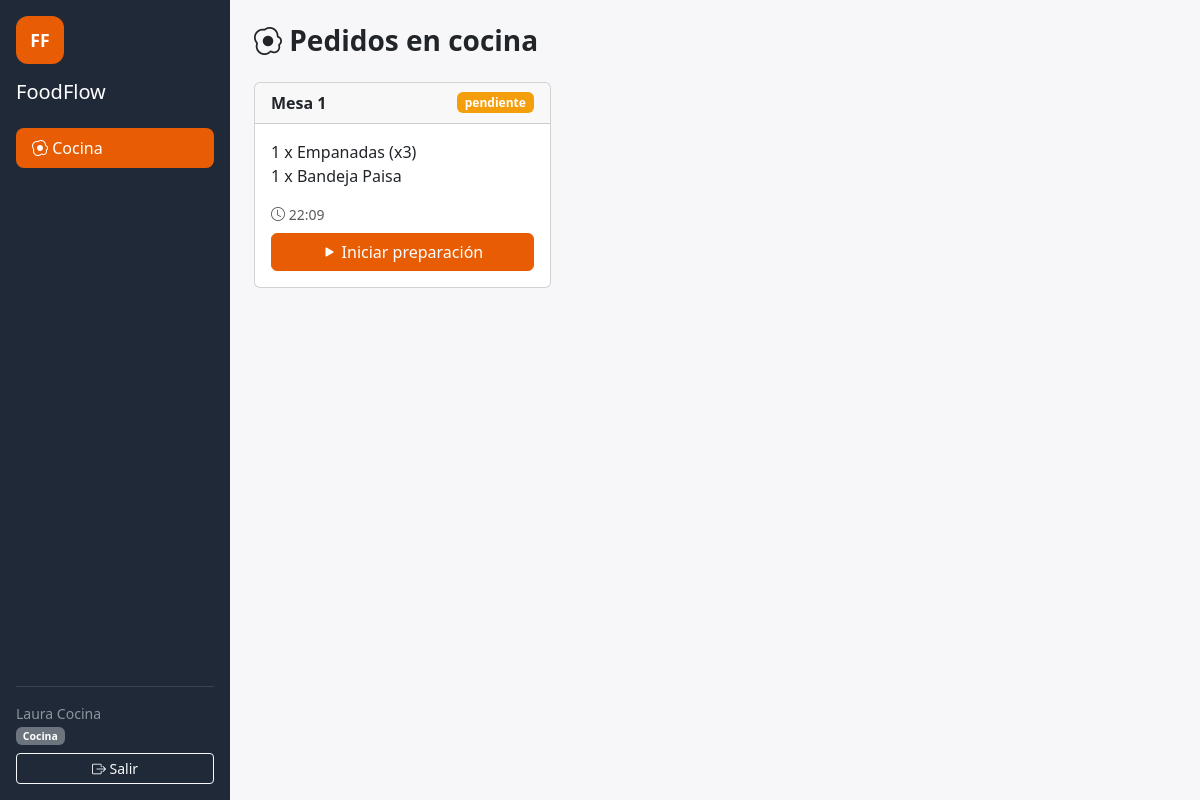
Page /index.php/cocina (signed in) on the committed database.
### tables this page shows
CREATE TABLE `pedidos` (
  `id` int(10) UNSIGNED NOT NULL,
  `mesa_id` int(10) UNSIGNED NOT NULL,
  `mesero_id` int(10) UNSIGNED DEFAULT NULL,
  `cliente_id` int(10) UNSIGNED DEFAULT NULL,
  `estado` enum('pendiente','en_preparacion','listo','entregado','pagado') NOT NULL DEFAULT 'pendiente',
  `total` decimal(10,2) NOT NULL DEFAULT 0.00,
  `creado_en` datetime NOT NULL DEFAULT current_timestamp(),
  `actualizado_en` datetime NOT NULL DEFAULT current_timestamp() ON UPDATE current_timestamp()
);

CREATE TABLE `mesas` (
  `id` int(10) UNSIGNED NOT NULL,
  `numero` int(10) UNSIGNED NOT NULL,
  `capacidad` int(10) UNSIGNED NOT NULL DEFAULT 4,
  `estado` enum('libre','ocupada') NOT NULL DEFAULT 'libre'
);

CREATE TABLE `pedido_detalles` (
  `id` int(10) UNSIGNED NOT NULL,
  `pedido_id` int(10) UNSIGNED NOT NULL,
  `menu_item_id` int(10) UNSIGNED NOT NULL,
  `cantidad` int(10) UNSIGNED NOT NULL DEFAULT 1,
  `precio_unitario` decimal(10,2) NOT NULL,
  `subtotal` decimal(10,2) NOT NULL
);

CREATE TABLE `menu_items` (
  `id` int(10) UNSIGNED NOT NULL,
  `categoria_id` int(10) UNSIGNED NOT NULL,
  `nombre` varchar(100) NOT NULL,
  `descripcion` varchar(255) DEFAULT NULL,
  `precio` decimal(10,2) NOT NULL DEFAULT 0.00,
  `imagen` varchar(255) DEFAULT NULL,
  `disponible` tinyint(1) NOT NULL DEFAULT 1,
  `creado_en` datetime NOT NULL DEFAULT current_timestamp()
);

### application/controllers/Cocina.php (called while the page is built, shortened)
<?php
class Cocina extends MY_Controller
{
    public function __construct()
    {
        $this->load->model('Pedido_model');
    }
    public function index()
    {
        $data['titulo'] = 'Cocina';
        $data['pedidos'] = $this->Pedido_model->para_cocina();
        foreach ($data['pedidos'] as $p) {
            $p->detalles = $this->Pedido_model->obtener_detalles($p->id);
        }
        $this->load->view('templates/header', $data);
        $this->load->view('cocina/index', $data);
        $this->load->view('templates/footer');
    }
}

### index.php (called while the page is built, shortened)
<?php
require_once BASEPATH.'core/CodeIgniter.php';

### application/models/Pedido_model.php (called while the page is built, shortened)
<?php
class Pedido_model extends CI_Model
{
    public function obtener_detalles($pedido_id)
    {
        return $this->db->select('pedido_detalles.*, menu_items.nombre as producto_nombre')
            ->from('pedido_detalles')
            ->join('menu_items', 'menu_items.id = pedido_detalles.menu_item_id')
            ->where('pedido_id', $pedido_id)
            ->get()->result();
    }
    public function para_cocina()
    {
        return $this->db->select('pedidos.*, mesas.numero as mesa_numero')
            ->from('pedidos')
            ->join('mesas', 'mesas.id = pedidos.mesa_id')
            ->where_in('pedidos.estado', array('pendiente', 'en_preparacion', 'listo'))
            ->order_by('pedidos.creado_en', 'ASC')
            ->get()->result();
    }
}

### application/views/cocina/index.php (the view, shortened to what this page needs)
<h3 class="fw-bold mb-4"><i class="bi bi-egg-fried"></i> Pedidos en cocina</h3>
<div class="row g-3">
<?php foreach ($pedidos as $p): ?>
    <div class="col-md-4">
        <div class="card h-100">
            <div class="card-header d-flex justify-content-between align-items-center">
                <strong>Mesa <?= $p->mesa_numero ?></strong>
                <span class="badge badge-estado-<?= $p->estado ?>"><?= str_replace('_', ' ', $p->estado) ?></span>
            </div>
            <div class="card-body">
                <ul class="list-unstyled mb-3">
                    <?php foreach ($p->detalles as $d): ?>
                        <li><?= $d->cantidad ?> x <?= html_escape($d->producto_nombre) ?></li>
                    <?php endforeach; ?>
                </ul>
                <p class="text-muted small mb-2">
                    <i class="bi bi-clock"></i> <?= date('H:i', strtotime($p->creado_en)) ?>
                </p>
                <?php if ($p->estado === 'pendiente'): ?>
                    <a href="<?= site_url('cocina/avanzar_estado/' . $p->id) ?>" class="btn btn-primary w-100">
                        <i class="bi bi-play-fill"></i> Iniciar preparación
                    </a>
                <?php elseif ($p->estado === 'en_preparacion'): ?>
                    <a href="<?= site_url('cocina/avanzar_estado/' . $p->id) ?>" class="btn btn-success w-100">
                        <i class="bi bi-check2"></i> Marcar como listo
                    </a>
                <?php elseif ($p->estado === 'listo'): ?>
                    <a href="<?= site_url('cocina/avanzar_estado/' . $p->id) ?>" class="btn btn-outline-secondary w-100">
                        <i class="bi bi-box-arrow-right"></i> Marcar entregado
                    </a>
                <?php endif; ?>
            </div>
        </div>
    </div>
<?php endforeach; ?>
</div>

### assets/css/style.css (style rules this page uses)
:root { --ff-primary: #E85D04; --ff-primary-dark: #C74A02; --ff-dark: #1F2937; --ff-bg: #F7F7F9; }
body { background-color: var(--ff-bg); font-family: 'Segoe UI', system-ui, sans-serif; }
.btn-primary { background-color: var(--ff-primary); border-color: var(--ff-primary); }
.badge-estado-pendiente { background: #f59e0b; }

### rows in the picture
pedidos: mesa.numero "1", estado "pendiente", creado_en "22:09"
pedido_detalles: cantidad "1", menu_item.nombre "Empanadas (x3)"
pedido_detalles: cantidad "1", menu_item.nombre "Bandeja Paisa"

### other values in the picture
$this->session->userdata('nombre') "Laura Cocina"
$rol "Cocina"
